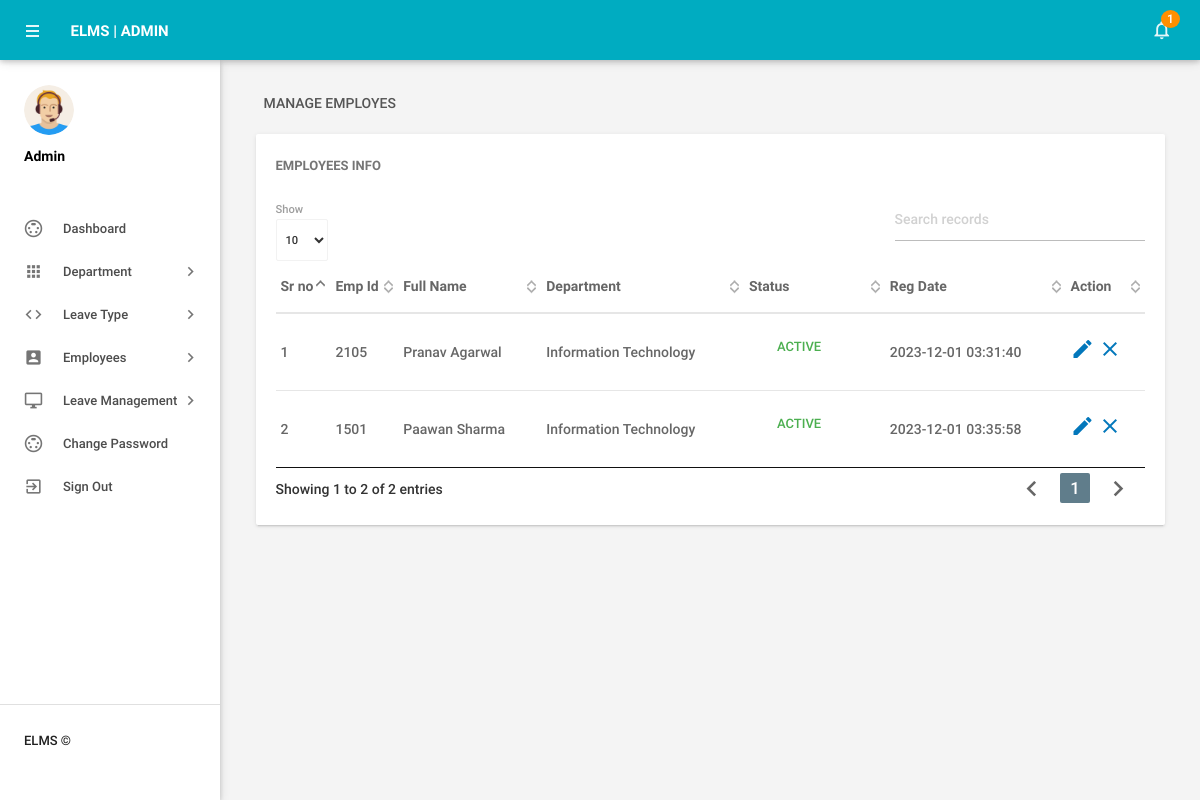
Page /admin/manageemployee.php (signed in) on the committed database.
### tables this page shows
CREATE TABLE `tblemployees` (
  `id` int(11) NOT NULL,
  `EmpId` varchar(100) NOT NULL,
  `FirstName` varchar(150) DEFAULT NULL,
  `LastName` varchar(150) DEFAULT NULL,
  `EmailId` varchar(200) DEFAULT NULL,
  `Password` varchar(180) DEFAULT NULL,
  `Gender` varchar(100) DEFAULT NULL,
  `Dob` varchar(100) DEFAULT NULL,
  `Department` varchar(255) DEFAULT NULL,
  `Address` varchar(255) DEFAULT NULL,
  `City` varchar(200) DEFAULT NULL,
  `Country` varchar(150) DEFAULT NULL,
  `Phonenumber` char(11) DEFAULT NULL,
  `Status` int(1) DEFAULT NULL,
  `RegDate` timestamp NULL DEFAULT current_timestamp()
);

### admin/manageemployee.php (the view, shortened to what this page needs)
<?php
include('includes/config.php');
if(strlen($_SESSION['alogin'])==0)
    {
header('location:index.php');
}
else{
 ?>
<!DOCTYPE html>
<html lang="en">
    <head>
        <link type="text/css" rel="stylesheet" href="../assets/plugins/materialize/css/materialize.min.css"/>
        <link href="../assets/plugins/material-preloader/css/materialPreloader.min.css" rel="stylesheet">
        <link href="../assets/plugins/datatables/css/jquery.dataTables.min.css" rel="stylesheet">
        <link href="../assets/css/alpha.min.css" rel="stylesheet" type="text/css"/>
        <link href="../assets/css/custom.css" rel="stylesheet" type="text/css"/>
    </head>
    <body>
       <?php include('includes/header.php');?>
       <?php include('includes/sidebar.php');?>
            <main class="mn-inner">
                <div class="row">
                    <div class="col s12">
                        <div class="page-title">Manage Employes</div>
                    </div>
                    <div class="col s12 m12 l12">
                        <div class="card">
                            <div class="card-content">
                                <span class="card-title">Employees Info</span>
                                <table id="example" class="display responsive-table ">
                                    <thead>
                                        <tr>
                                            <th>Sr no</th>
                                            <th>Emp Id</th>
                                            <th>Full Name</th>
                                            <th>Department</th>
                                             <th>Status</th>
                                             <th>Reg Date</th>
                                            <th>Action</th>
                                        </tr>
                                    </thead>
                                    <tbody>
<?php $sql = "SELECT EmpId,FirstName,LastName,Department,Status,RegDate,id from  tblemployees";
$query = $dbh -> prepare($sql);
$query->execute();
$results=$query->fetchAll(PDO::FETCH_OBJ);
$cnt=1;
if($query->rowCount() > 0)
{
foreach($results as $result)
{               ?>
                                        <tr>
                                            <td> <?php echo htmlentities($cnt);?></td>
                                            <td><?php echo htmlentities($result->EmpId);?></td>
                                            <td><?php echo htmlentities($result->FirstName);?>&nbsp;<?php echo htmlentities($result->LastName);?></td>
                                            <td><?php echo htmlentities($result->Department);?></td>
                                             <td><?php $stats=$result->Status;
if($stats){
                                             ?>
                                                 <a class="waves-effect waves-green btn-flat m-b-xs">Active</a>
                                                 <?php } else { ?>
                                                 <a class="waves-effect waves-red btn-flat m-b-xs">Inactive</a>
                                                 <?php } ?>
                                             </td>
                                              <td><?php echo htmlentities($result->RegDate);?></td>
                                            <td><a href="editemployee.php?empid=<?php echo htmlentities($result->id);?>"><i class="material-icons">mode_edit</i></a>
                                        <?php if($result->Status==1)
 {?>
<a href="manageemployee.php?inid=<?php echo htmlentities($result->id);?>" onclick="return confirm('Are you sure you want to inactive this Employe?');"" > <i class="material-icons" title="Inactive">clear</i>
<?php } else {?>
                                            <a href="manageemployee.php?id=<?php echo htmlentities($result->id);?>" onclick="return confirm('Are you sure you want to active this employee?');""><i class="material-icons" title="Active">done</i>
                                            <?php } ?> </td>
                                        </tr>
                                         <?php $cnt++;} }?>
                                    </tbody>
                                </table>
                            </div>
                        </div>
                    </div>
                </div>
            </main>
        </div>
        <div class="left-sidebar-hover"></div>
    </body>
</html>
<?php } ?>

### rows in the picture
tblemployees: EmpId "2105", FirstName "Pranav", LastName "Agarwal", Department "Information Technology", Status "ACTIVE", RegDate "2023-12-01 03:31:40"
tblemployees: EmpId "1501", FirstName "Paawan", LastName "Sharma", Department "Information Technology", Status "ACTIVE", RegDate "2023-12-01 03:35:58"

### other values in the picture
$unreadcount "1"
